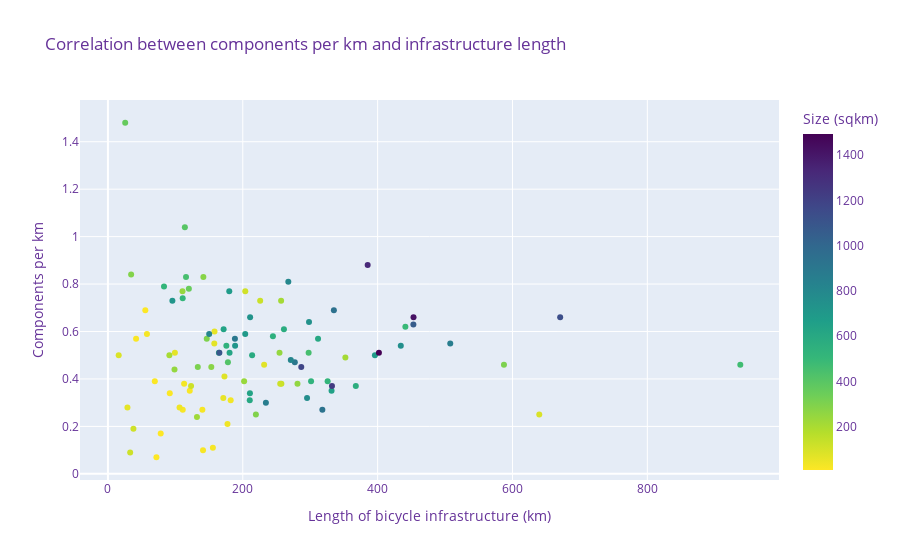
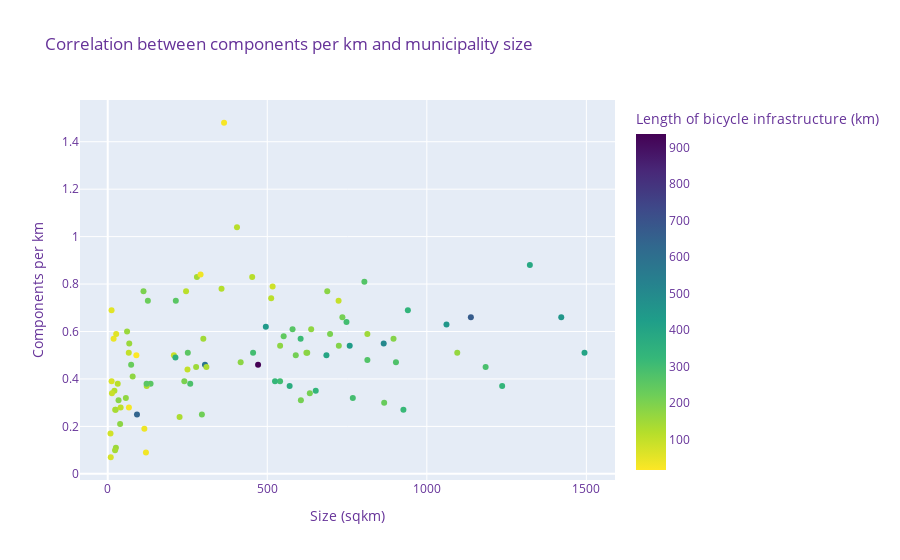
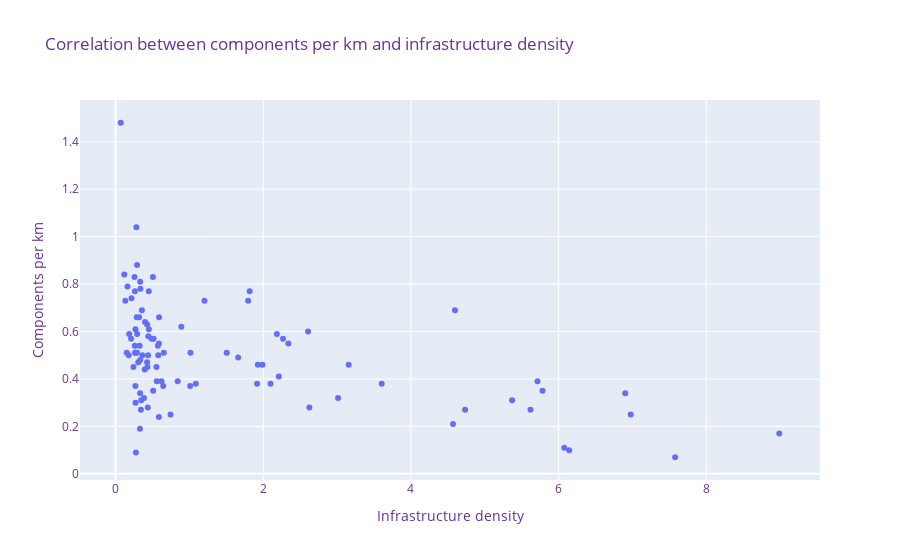

The notebook cell saved with these charts, in order:
### Code cell
# Plot correlation between infrastructure length and no of componentsß
fig = px.scatter(
    muni_network_counts, 
    x='infra_km', 
    y='comp_per_km',
    title='Correlation between components per km and infrastructure length', 
    hover_data=['navn'],
    color="area_sqkm",
    color_continuous_scale='viridis_r',
    labels={
        "infra_km": "Length of bicycle infrastructure (km)",
        "component_count": "Number of disconnected components",
        "navn": "Municipality",
        "area_sqkm": "Size (sqkm)",
        "comp_per_km": "Components per km"
        })

fig.update_layout(
    font=dict(
        size=12,
        color="RebeccaPurple"
    )
)
fig.show()

# Plot correlation between infrastructure length and no of componentsß
fig = px.scatter(
    muni_network_counts, 
    x='area_sqkm', 
    y='comp_per_km',
    title='Correlation between components per km and municipality size', 
    hover_data=['navn'],
    color="infra_km",
    color_continuous_scale='viridis_r',
    labels={
        "infra_km": "Length of bicycle infrastructure (km)",
        "component_count": "Number of disconnected components",
        "navn": "Municipality",
        "area_sqkm": "Size (sqkm)",
        "comp_per_km": "Components per km"
        })

fig.update_layout(
    font=dict(
        size=12,
        color="RebeccaPurple"
    )
)
fig.show()

# Plot correlation between infrastructure length and no of componentsß
fig = px.scatter(
    muni_network_counts, 
    x='infra_dens', 
    y='comp_per_km',
    title='Correlation between components per km and infrastructure density', 
    hover_data=['navn'],
    #color="infra_km",
    #color_continuous_scale='viridis_r',
    labels={
        "infra_km": "Length of bicycle infrastructure (km)",
         "infra_dens": "Infrastructure density",
        "component_count": "Number of disconnected components",
        "navn": "Municipality",
        "area_sqkm": "Size (sqkm)",
        "comp_per_km": "Components per km"
        })

fig.update_layout(
    font=dict(
        size=12,
        color="RebeccaPurple"
    )
)
fig.show()

### Figure 1 — Plotly figure (JSON) as saved in the notebook; plotly's stock layout.template omitted (floating-point values rounded to 4 significant figures)
{"data": [{"customdata": [["Aabenraa"], ["Aalborg"], ["Aarhus"], ["Albertslund"], ["Allerød"], ["Assens"], ["Ballerup"], ["Billund"], ["Bornholm"], ["Brøndby"], ["Brønderslev"], ["Dragør"], ["Egedal"], ["Esbjerg"], ["Faaborg-Midtfyn"], ["Fanø"], ["Favrskov"], ["Faxe"], ["Fredensborg"], ["Fredericia"], ["Frederiksberg"], ["Frederikshavn"], ["Frederikssund"], ["Furesø"], ["Gentofte"], ["Gladsaxe"], ["Glostrup"], ["Greve"], ["Gribskov"], ["Guldborgsund"], ["Haderslev"], ["Halsnæs"], ["Hedensted"], ["Helsingør"], ["Herlev"], ["Herning"], ["Hillerød"], ["Hjørring"], ["Holbæk"], ["Holstebro"], ["Horsens"], ["Hvidovre"], ["Høje-Taastrup"], ["Hørsholm"], ["Ikast-Brande"], ["Ishøj"], ["Jammerbugt"], ["Kalundborg"], ["Kerteminde"], ["Kolding"], ["København"], ["Køge"], ["Langeland"], ["Lejre"], ["Lemvig"], ["Lolland"], ["Lyngby-Taarbæk"], ["Læsø"], ["Mariagerfjord"], ["Middelfart"], ["Morsø"], ["Norddjurs"], ["Nordfyns"], ["Nyborg"], ["Næstved"], ["Odder"], ["Odense"], ["Odsherred"], ["Randers"], ["Rebild"], ["Ringkøbing-Skjern"], ["Ringsted"], ["Roskilde"], ["Rudersdal"], ["Rødovre"], ["Samsø"], ["Silkeborg"], ["Skanderborg"], ["Skive"], ["Slagelse"], ["Solrød"], ["Sorø"], ["Stevns"], ["Struer"], ["Svendborg"], ["Syddjurs"], ["Sønderborg"], ["Thisted"], ["Tårnby"], ["Tønder"], ["Vallensbæk"], ["Varde"], ["Vejen"], ["Vejle"], ["Vesthimmerlands"], ["Viborg"], ["Vordingborg"], ["Ærø"]], "hovertemplate": "Length of bicycle infrastructure (km)=%{x}<br>Components per km=%{y}<br>Municipality=%{customdata[0]}<br>Size (sqkm)=%{marker.color}<extra></extra>", "legendgroup": "", "marker": {"color": [940.6, 1138, 471.2, 23.44, 67.43, 512.2, 33.9, 540.2, 589.3, 20.99, 633.4, 18.41, 125.8, 758.3, 637.6, 66.41, 540.1, 405.1, 112.1, 134.3, 8.71, 651.9, 251.0, 56.8, 25.62, 24.93, 13.29, 60.62, 279.5, 903.3, 813.7, 122.2, 551.4, 121.7, 12.06, 1323.0, 213.4, 926.6, 579.2, 804.3, 524.3, 22.96, 78.2, 31.35, 735.4, 26.5, 866.4, 605.4, 207.3, 604.5, 91.7, 258.6, 290.9, 240.1, 516.7, 895.6, 38.8, 119.8, 724.2, 299.6, 364.6, 723.5, 452.8, 277.1, 685.3, 225.2, 304.8, 356.7, 748.2, 622.6, 1494.0, 295.1, 212.2, 73.38, 12.17, 114.8, 864.9, 455.6, 688.0, 570.1, 40.46, 309.3, 249.9, 245.5, 416.6, 696.8, 495.5, 1095.0, 65.99, 1184.0, 9.49, 1236.0, 813.7, 1062.0, 768.0, 1421.0, 625.3, 89.77], "coloraxis": "coloraxis", "symbol": "circle"}, "mode": "markers", "name": "", "orientation": "v", "showlegend": false, "type": "scatter", "x": [335.1, 670.7, 937.9, 111.0, 157.8, 110.9, 182.1, 175.7, 213.9, 121.4, 210.6, 41.75, 225.8, 434.4, 171.6, 28.94, 301.3, 114.1, 203.7, 257.3, 78.28, 331.7, 254.5, 171.1, 155.7, 140.1, 91.73, 158.1, 141.6, 277.2, 271.2, 123.3, 244.7, 255.5, 55.44, 385.2, 256.8, 318.0, 261.0, 267.5, 325.9, 141.0, 172.8, 113.0, 210.9, 57.87, 234.3, 210.3, 91.15, 311.6, 639.7, 281.1, 34.42, 202.0, 83.17, 188.3, 177.3, 32.99, 188.6, 146.6, 25.63, 95.63, 115.8, 153.3, 396.0, 132.0, 587.4, 120.0, 298.2, 164.6, 401.9, 219.5, 352.2, 231.7, 69.54, 37.83, 507.7, 297.7, 180.0, 367.6, 106.2, 133.3, 98.73, 110.6, 177.9, 203.6, 441.1, 165.3, 99.31, 286.7, 71.92, 332.3, 150.2, 453.0, 295.3, 453.2, 180.4, 15.98], "xaxis": "x", "y": [0.69, 0.66, 0.46, 0.27, 0.55, 0.74, 0.31, 0.54, 0.5, 0.35, 0.34, 0.57, 0.73, 0.54, 0.61, 0.28, 0.39, 1.04, 0.77, 0.38, 0.17, 0.35, 0.51, 0.32, 0.11, 0.27, 0.34, 0.6, 0.83, 0.47, 0.48, 0.37, 0.58, 0.38, 0.69, 0.88, 0.73, 0.27, 0.61, 0.81, 0.39, 0.1, 0.41, 0.38, 0.66, 0.59, 0.3, 0.31, 0.5, 0.57, 0.25, 0.38, 0.84, 0.39, 0.79, 0.57, 0.21, 0.09, 0.54, 0.57, 1.48, 0.73, 0.83, 0.45, 0.5, 0.24, 0.46, 0.78, 0.64, 0.51, 0.51, 0.25, 0.49, 0.46, 0.39, 0.19, 0.55, 0.51, 0.77, 0.37, 0.28, 0.45, 0.44, 0.77, 0.47, 0.59, 0.62, 0.51, 0.51, 0.45, 0.07, 0.37, 0.59, 0.63, 0.32, 0.66, 0.51, 0.5], "yaxis": "y"}], "layout": {"coloraxis": {"colorbar": {"title": {"text": "Size (sqkm)"}}, "colorscale": [[0, "#fde725"], [0.1111, "#b5de2b"], [0.2222, "#6ece58"], [0.3333, "#35b779"], [0.4444, "#1f9e89"], [0.5556, "#26828e"], [0.6667, "#31688e"], [0.7778, "#3e4989"], [0.8889, "#482878"], [1, "#440154"]]}, "font": {"color": "RebeccaPurple", "size": 12}, "legend": {"tracegroupgap": 0}, "title": {"text": "Correlation between components per km and infrastructure length"}, "xaxis": {"anchor": "y", "domain": [0, 1], "title": {"text": "Length of bicycle infrastructure (km)"}}, "yaxis": {"anchor": "x", "domain": [0, 1], "title": {"text": "Components per km"}}}}

### Figure 2 — Plotly figure (JSON) as saved in the notebook; plotly's stock layout.template omitted (floating-point values rounded to 4 significant figures)
{"data": [{"customdata": [["Aabenraa"], ["Aalborg"], ["Aarhus"], ["Albertslund"], ["Allerød"], ["Assens"], ["Ballerup"], ["Billund"], ["Bornholm"], ["Brøndby"], ["Brønderslev"], ["Dragør"], ["Egedal"], ["Esbjerg"], ["Faaborg-Midtfyn"], ["Fanø"], ["Favrskov"], ["Faxe"], ["Fredensborg"], ["Fredericia"], ["Frederiksberg"], ["Frederikshavn"], ["Frederikssund"], ["Furesø"], ["Gentofte"], ["Gladsaxe"], ["Glostrup"], ["Greve"], ["Gribskov"], ["Guldborgsund"], ["Haderslev"], ["Halsnæs"], ["Hedensted"], ["Helsingør"], ["Herlev"], ["Herning"], ["Hillerød"], ["Hjørring"], ["Holbæk"], ["Holstebro"], ["Horsens"], ["Hvidovre"], ["Høje-Taastrup"], ["Hørsholm"], ["Ikast-Brande"], ["Ishøj"], ["Jammerbugt"], ["Kalundborg"], ["Kerteminde"], ["Kolding"], ["København"], ["Køge"], ["Langeland"], ["Lejre"], ["Lemvig"], ["Lolland"], ["Lyngby-Taarbæk"], ["Læsø"], ["Mariagerfjord"], ["Middelfart"], ["Morsø"], ["Norddjurs"], ["Nordfyns"], ["Nyborg"], ["Næstved"], ["Odder"], ["Odense"], ["Odsherred"], ["Randers"], ["Rebild"], ["Ringkøbing-Skjern"], ["Ringsted"], ["Roskilde"], ["Rudersdal"], ["Rødovre"], ["Samsø"], ["Silkeborg"], ["Skanderborg"], ["Skive"], ["Slagelse"], ["Solrød"], ["Sorø"], ["Stevns"], ["Struer"], ["Svendborg"], ["Syddjurs"], ["Sønderborg"], ["Thisted"], ["Tårnby"], ["Tønder"], ["Vallensbæk"], ["Varde"], ["Vejen"], ["Vejle"], ["Vesthimmerlands"], ["Viborg"], ["Vordingborg"], ["Ærø"]], "hovertemplate": "Size (sqkm)=%{x}<br>Components per km=%{y}<br>Municipality=%{customdata[0]}<br>Length of bicycle infrastructure (km)=%{marker.color}<extra></extra>", "legendgroup": "", "marker": {"color": [335.1, 670.7, 937.9, 111.0, 157.8, 110.9, 182.1, 175.7, 213.9, 121.4, 210.6, 41.75, 225.8, 434.4, 171.6, 28.94, 301.3, 114.1, 203.7, 257.3, 78.28, 331.7, 254.5, 171.1, 155.7, 140.1, 91.73, 158.1, 141.6, 277.2, 271.2, 123.3, 244.7, 255.5, 55.44, 385.2, 256.8, 318.0, 261.0, 267.5, 325.9, 141.0, 172.8, 113.0, 210.9, 57.87, 234.3, 210.3, 91.15, 311.6, 639.7, 281.1, 34.42, 202.0, 83.17, 188.3, 177.3, 32.99, 188.6, 146.6, 25.63, 95.63, 115.8, 153.3, 396.0, 132.0, 587.4, 120.0, 298.2, 164.6, 401.9, 219.5, 352.2, 231.7, 69.54, 37.83, 507.7, 297.7, 180.0, 367.6, 106.2, 133.3, 98.73, 110.6, 177.9, 203.6, 441.1, 165.3, 99.31, 286.7, 71.92, 332.3, 150.2, 453.0, 295.3, 453.2, 180.4, 15.98], "coloraxis": "coloraxis", "symbol": "circle"}, "mode": "markers", "name": "", "orientation": "v", "showlegend": false, "type": "scatter", "x": [940.6, 1138, 471.2, 23.44, 67.43, 512.2, 33.9, 540.2, 589.3, 20.99, 633.4, 18.41, 125.8, 758.3, 637.6, 66.41, 540.1, 405.1, 112.1, 134.3, 8.71, 651.9, 251.0, 56.8, 25.62, 24.93, 13.29, 60.62, 279.5, 903.3, 813.7, 122.2, 551.4, 121.7, 12.06, 1323.0, 213.4, 926.6, 579.2, 804.3, 524.3, 22.96, 78.2, 31.35, 735.4, 26.5, 866.4, 605.4, 207.3, 604.5, 91.7, 258.6, 290.9, 240.1, 516.7, 895.6, 38.8, 119.8, 724.2, 299.6, 364.6, 723.5, 452.8, 277.1, 685.3, 225.2, 304.8, 356.7, 748.2, 622.6, 1494.0, 295.1, 212.2, 73.38, 12.17, 114.8, 864.9, 455.6, 688.0, 570.1, 40.46, 309.3, 249.9, 245.5, 416.6, 696.8, 495.5, 1095.0, 65.99, 1184.0, 9.49, 1236.0, 813.7, 1062.0, 768.0, 1421.0, 625.3, 89.77], "xaxis": "x", "y": [0.69, 0.66, 0.46, 0.27, 0.55, 0.74, 0.31, 0.54, 0.5, 0.35, 0.34, 0.57, 0.73, 0.54, 0.61, 0.28, 0.39, 1.04, 0.77, 0.38, 0.17, 0.35, 0.51, 0.32, 0.11, 0.27, 0.34, 0.6, 0.83, 0.47, 0.48, 0.37, 0.58, 0.38, 0.69, 0.88, 0.73, 0.27, 0.61, 0.81, 0.39, 0.1, 0.41, 0.38, 0.66, 0.59, 0.3, 0.31, 0.5, 0.57, 0.25, 0.38, 0.84, 0.39, 0.79, 0.57, 0.21, 0.09, 0.54, 0.57, 1.48, 0.73, 0.83, 0.45, 0.5, 0.24, 0.46, 0.78, 0.64, 0.51, 0.51, 0.25, 0.49, 0.46, 0.39, 0.19, 0.55, 0.51, 0.77, 0.37, 0.28, 0.45, 0.44, 0.77, 0.47, 0.59, 0.62, 0.51, 0.51, 0.45, 0.07, 0.37, 0.59, 0.63, 0.32, 0.66, 0.51, 0.5], "yaxis": "y"}], "layout": {"coloraxis": {"colorbar": {"title": {"text": "Length of bicycle infrastructure (km)"}}, "colorscale": [[0, "#fde725"], [0.1111, "#b5de2b"], [0.2222, "#6ece58"], [0.3333, "#35b779"], [0.4444, "#1f9e89"], [0.5556, "#26828e"], [0.6667, "#31688e"], [0.7778, "#3e4989"], [0.8889, "#482878"], [1, "#440154"]]}, "font": {"color": "RebeccaPurple", "size": 12}, "legend": {"tracegroupgap": 0}, "title": {"text": "Correlation between components per km and municipality size"}, "xaxis": {"anchor": "y", "domain": [0, 1], "title": {"text": "Size (sqkm)"}}, "yaxis": {"anchor": "x", "domain": [0, 1], "title": {"text": "Components per km"}}}}

### Figure 3 — Plotly figure (JSON) as saved in the notebook; plotly's stock layout.template omitted (floating-point values rounded to 4 significant figures)
{"data": [{"customdata": [["Aabenraa"], ["Aalborg"], ["Aarhus"], ["Albertslund"], ["Allerød"], ["Assens"], ["Ballerup"], ["Billund"], ["Bornholm"], ["Brøndby"], ["Brønderslev"], ["Dragør"], ["Egedal"], ["Esbjerg"], ["Faaborg-Midtfyn"], ["Fanø"], ["Favrskov"], ["Faxe"], ["Fredensborg"], ["Fredericia"], ["Frederiksberg"], ["Frederikshavn"], ["Frederikssund"], ["Furesø"], ["Gentofte"], ["Gladsaxe"], ["Glostrup"], ["Greve"], ["Gribskov"], ["Guldborgsund"], ["Haderslev"], ["Halsnæs"], ["Hedensted"], ["Helsingør"], ["Herlev"], ["Herning"], ["Hillerød"], ["Hjørring"], ["Holbæk"], ["Holstebro"], ["Horsens"], ["Hvidovre"], ["Høje-Taastrup"], ["Hørsholm"], ["Ikast-Brande"], ["Ishøj"], ["Jammerbugt"], ["Kalundborg"], ["Kerteminde"], ["Kolding"], ["København"], ["Køge"], ["Langeland"], ["Lejre"], ["Lemvig"], ["Lolland"], ["Lyngby-Taarbæk"], ["Læsø"], ["Mariagerfjord"], ["Middelfart"], ["Morsø"], ["Norddjurs"], ["Nordfyns"], ["Nyborg"], ["Næstved"], ["Odder"], ["Odense"], ["Odsherred"], ["Randers"], ["Rebild"], ["Ringkøbing-Skjern"], ["Ringsted"], ["Roskilde"], ["Rudersdal"], ["Rødovre"], ["Samsø"], ["Silkeborg"], ["Skanderborg"], ["Skive"], ["Slagelse"], ["Solrød"], ["Sorø"], ["Stevns"], ["Struer"], ["Svendborg"], ["Syddjurs"], ["Sønderborg"], ["Thisted"], ["Tårnby"], ["Tønder"], ["Vallensbæk"], ["Varde"], ["Vejen"], ["Vejle"], ["Vesthimmerlands"], ["Viborg"], ["Vordingborg"], ["Ærø"]], "hovertemplate": "Infrastructure density=%{x}<br>Components per km=%{y}<br>Municipality=%{customdata[0]}<extra></extra>", "legendgroup": "", "marker": {"color": "#636efa", "symbol": "circle"}, "mode": "markers", "name": "", "orientation": "v", "showlegend": false, "type": "scatter", "x": [0.356, 0.589, 1.99, 4.734, 2.34, 0.216, 5.37, 0.325, 0.363, 5.782, 0.332, 2.268, 1.795, 0.573, 0.269, 0.436, 0.558, 0.282, 1.816, 1.916, 8.988, 0.509, 1.014, 3.013, 6.076, 5.619, 6.902, 2.607, 0.506, 0.307, 0.333, 1.01, 0.444, 2.099, 4.597, 0.291, 1.204, 0.343, 0.451, 0.333, 0.622, 6.143, 2.21, 3.604, 0.287, 2.184, 0.27, 0.347, 0.44, 0.515, 6.976, 1.087, 0.118, 0.841, 0.161, 0.21, 4.57, 0.275, 0.26, 0.489, 0.07, 0.132, 0.256, 0.553, 0.578, 0.586, 1.927, 0.336, 0.399, 0.264, 0.269, 0.744, 1.66, 3.157, 5.714, 0.33, 0.587, 0.653, 0.262, 0.645, 2.625, 0.431, 0.395, 0.45, 0.427, 0.292, 0.89, 0.151, 1.505, 0.242, 7.578, 0.269, 0.185, 0.427, 0.385, 0.319, 0.289, 0.178], "xaxis": "x", "y": [0.69, 0.66, 0.46, 0.27, 0.55, 0.74, 0.31, 0.54, 0.5, 0.35, 0.34, 0.57, 0.73, 0.54, 0.61, 0.28, 0.39, 1.04, 0.77, 0.38, 0.17, 0.35, 0.51, 0.32, 0.11, 0.27, 0.34, 0.6, 0.83, 0.47, 0.48, 0.37, 0.58, 0.38, 0.69, 0.88, 0.73, 0.27, 0.61, 0.81, 0.39, 0.1, 0.41, 0.38, 0.66, 0.59, 0.3, 0.31, 0.5, 0.57, 0.25, 0.38, 0.84, 0.39, 0.79, 0.57, 0.21, 0.09, 0.54, 0.57, 1.48, 0.73, 0.83, 0.45, 0.5, 0.24, 0.46, 0.78, 0.64, 0.51, 0.51, 0.25, 0.49, 0.46, 0.39, 0.19, 0.55, 0.51, 0.77, 0.37, 0.28, 0.45, 0.44, 0.77, 0.47, 0.59, 0.62, 0.51, 0.51, 0.45, 0.07, 0.37, 0.59, 0.63, 0.32, 0.66, 0.51, 0.5], "yaxis": "y"}], "layout": {"font": {"color": "RebeccaPurple", "size": 12}, "legend": {"tracegroupgap": 0}, "title": {"text": "Correlation between components per km and infrastructure density"}, "xaxis": {"anchor": "y", "domain": [0, 1], "title": {"text": "Infrastructure density"}}, "yaxis": {"anchor": "x", "domain": [0, 1], "title": {"text": "Components per km"}}}}
